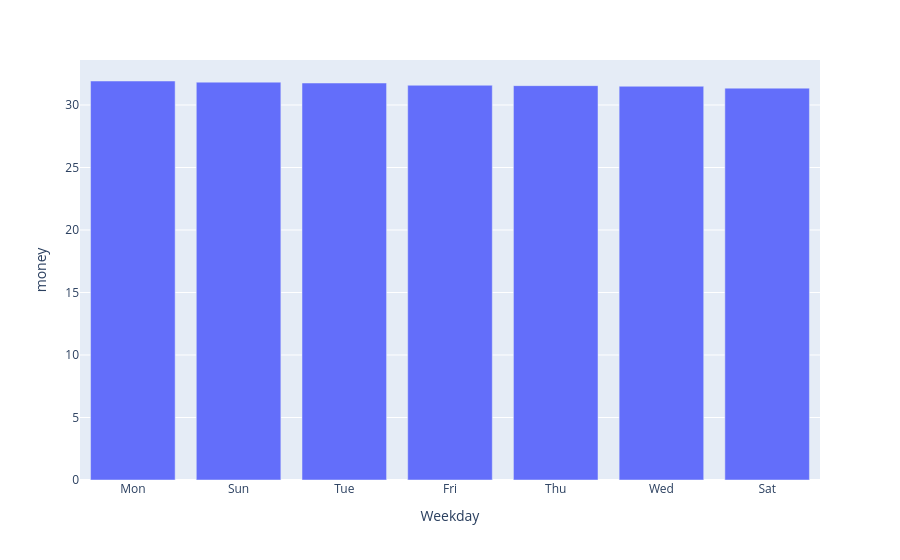

Notebook code for this chart:
### Code cell
# Write your visualization code here
px.bar(df_2,x='Weekday',y='money')

### Figure 1 — Plotly figure (JSON) as saved in the notebook; plotly's stock layout.template omitted (floating-point values rounded to 4 significant figures)
{"data": [{"hovertemplate": "Weekday=%{x}<br>money=%{y}<extra></extra>", "legendgroup": "", "marker": {"color": "#636efa", "pattern": {"shape": ""}}, "name": "", "orientation": "v", "showlegend": false, "textposition": "auto", "type": "bar", "x": ["Mon", "Sun", "Tue", "Fri", "Thu", "Wed", "Sat"], "xaxis": "x", "y": [31.92, 31.83, 31.76, 31.58, 31.55, 31.5, 31.35], "yaxis": "y"}], "layout": {"barmode": "relative", "legend": {"tracegroupgap": 0}, "margin": {"t": 60}, "xaxis": {"anchor": "y", "domain": [0, 1], "title": {"text": "Weekday"}}, "yaxis": {"anchor": "x", "domain": [0, 1], "title": {"text": "money"}}}}
